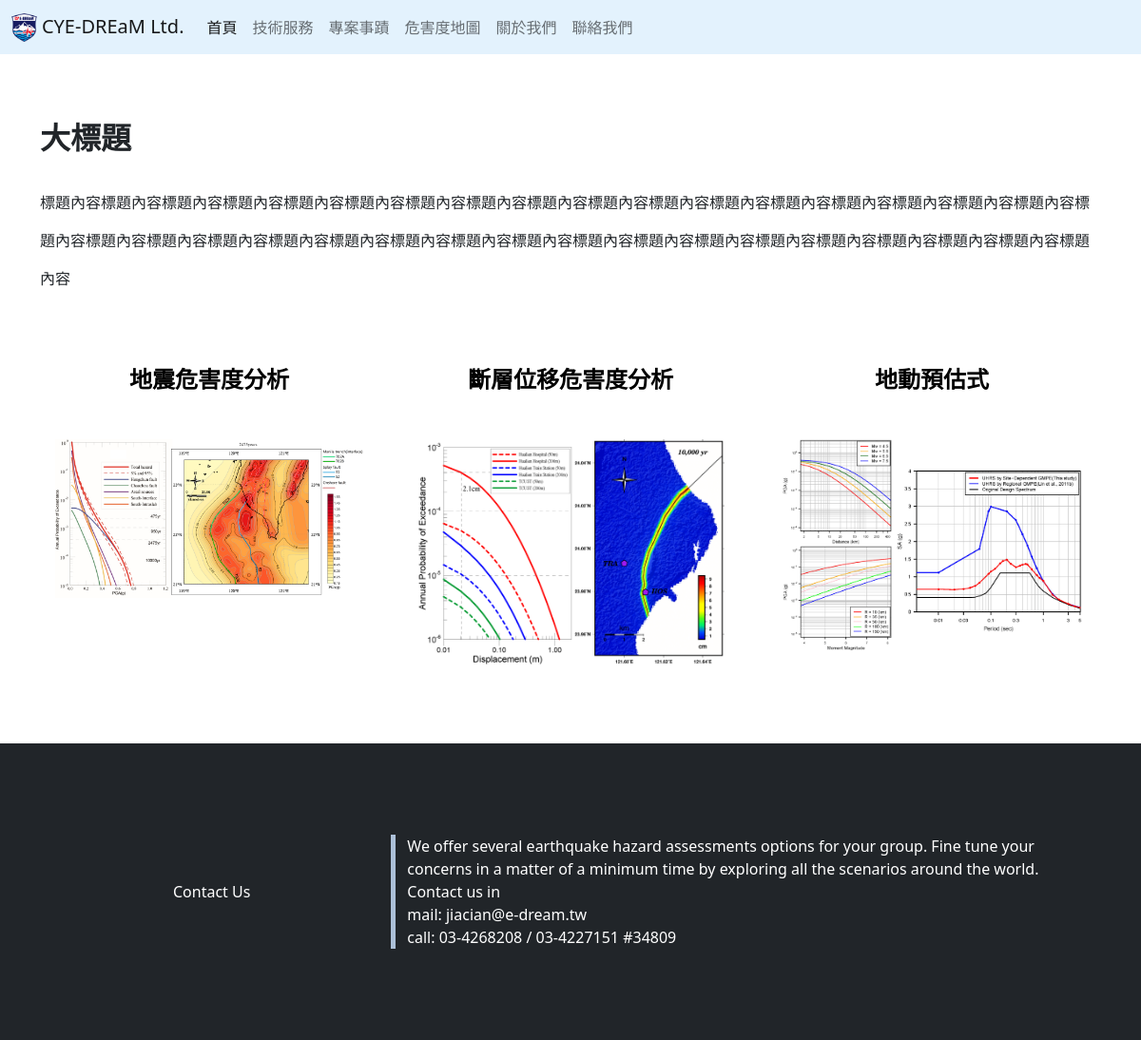
The app's page /, older data.
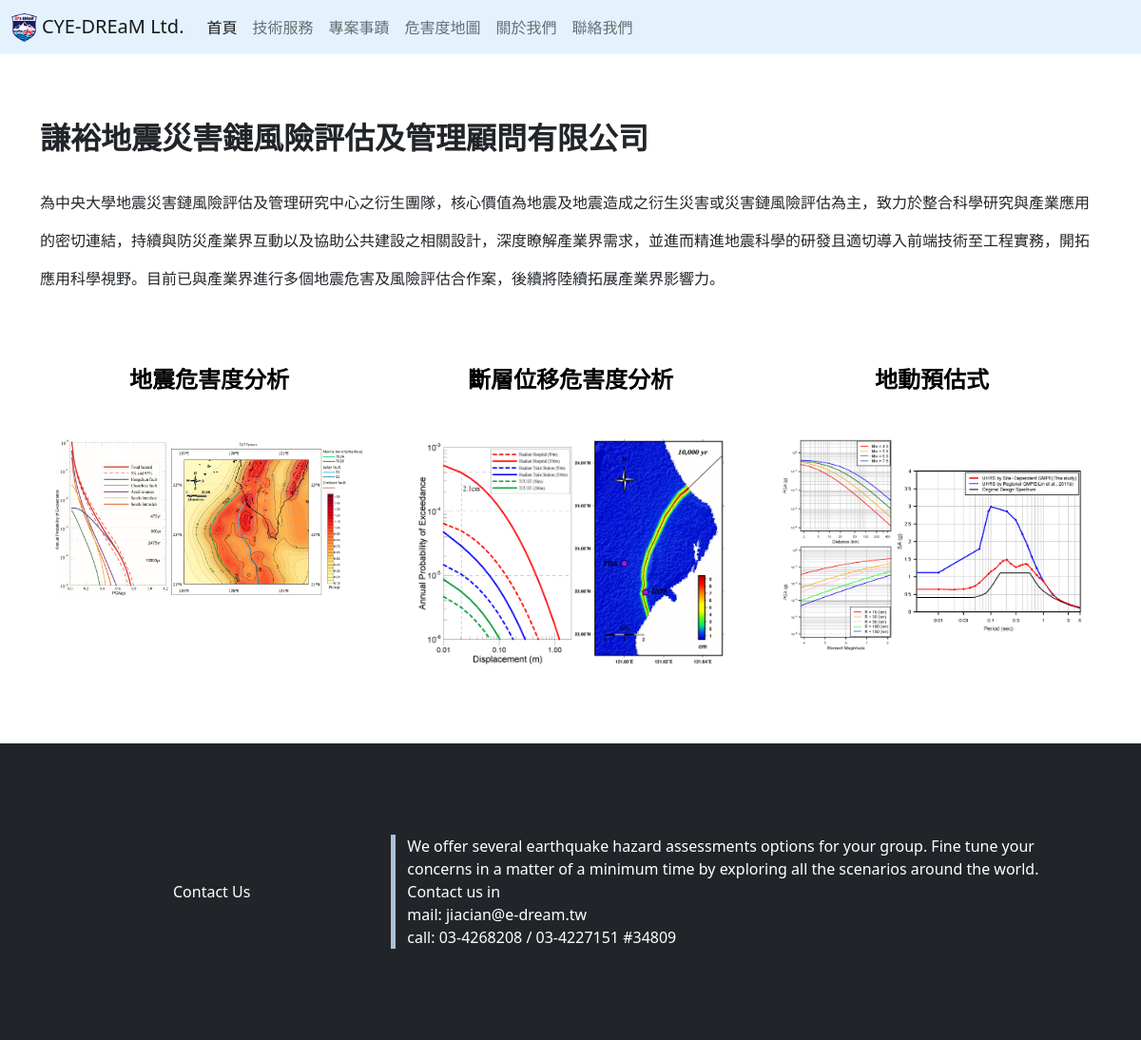
The same page, newer data.
### home/models.py (models this page shows, shortened)
class HomePage(models.Model):
    name = models.CharField('公司名稱', max_length=20)
    logo= models.ImageField("公司logo",storage=OverwriteStorage(),upload_to='',blank=True)
    big_pic_url1 = models.ImageField("圖片1 URL",storage=OverwriteStorage(),upload_to='home_image/',blank=True)
    big_pic_url2 = models.ImageField("圖片2 URL",storage=OverwriteStorage(),upload_to='home_image/',blank=True)
    big_pic_url3 = models.ImageField("圖片3 URL",storage=OverwriteStorage(),upload_to='home_image/',blank=True)
    title = models.CharField('標題', max_length=20)
    title_content=models.TextField('標題內容', max_length=200)
    sub_title1=models.CharField('子標題1', max_length=50,blank=True)
    sub_title2=models.CharField('子標題2', max_length=50,blank=True)
    sub_title3=models.CharField('子標題3', max_length=50,blank=True)
    sub_title4=models.CharField('子標題4', max_length=50,blank=True)
    pic_url1 = models.ImageField("子標題圖片1 URL",storage=OverwriteStorage(),upload_to='home_image/',blank=True)
    pic_url2 = models.ImageField("子標題圖片2 URL",storage=OverwriteStorage(),upload_to='home_image/',blank=True)
    pic_url3 = models.ImageField("子標題圖片3 URL",storage=OverwriteStorage(),upload_to='home_image/',blank=True)
    pic_url4 = models.ImageField("子標題圖片4 URL",storage=OverwriteStorage(),upload_to='home_image/',blank=True)
    bottom_title=models.CharField('底部標題', max_length=20,blank=True)
    bottom_content=models.TextField('底部內容', max_length=300,blank=True)
    bottom_email=models.CharField('底部email', max_length=100,blank=True)
    bottom_phone=models.CharField('底部連絡電話', max_length=50,blank=True)

### home/views.py (the view)
# urls.py: path('', HomePageContentView.as_view()),
class HomePageContentView(ListView):
    model = HomePage
    template_name = 'HomePage.html'
    context_object_name = 'Home_Content'

### templates/HomePage.html (shortened to what the changed rows need)
{% load static %}
<!DOCTYPE html>
<html lang="en">
{% for Content in Home_Content %}
<head>
    <link href="https://cdn.jsdelivr.net/npm/bootstrap@5.0.2/dist/css/bootstrap.min.css" rel="stylesheet"
>
    <link rel="stylesheet" href="{% static 'css/HomePage.css' %}">
</head>
<body>
    <nav class="navbar navbar-expand-lg navbar-light" style='background-color: #e3f2fd;'>
        <div class="container-xxl">
            <a class="navbar-brand" href="">
                <img src="../static/assets/{{ Content.logo }}" alt="" height="30"
                    class="d-inline-block align-text-top">
                {{Content.name}}</a>
            <div class="collapse navbar-collapse" id="navbarSupportedContent">
                <ul class="navbar-nav me-auto mb-2 mb-lg-0">
                    <li class="nav-item">
                        <a class="nav-link active" aria-current="page" href="">首頁</a>
                    </li>
                    <li class="nav-item">
                        <a class="nav-link" href="Service">技術服務</a>
                    </li>
                    <li class="nav-item">
                        <a class="nav-link" href="Experience">專案事蹟</a>
                    </li>
                    <li class="nav-item">
                        <a class="nav-link" href="MapPage">危害度地圖</a>
                    </li>
                    <li class="nav-item">
                        <a class="nav-link" href="AboutUs">關於我們</a>
                    </li>
                    <li class="nav-item">
                        <a class="nav-link" href="Contact">聯絡我們</a>
                    </li>
                </ul>
            </div>
        </div>
    </nav>
    <div class="container">
        <div class="row">
            <div class="col-12 col-md-12">
                <br>
                <br>
                <h1 style="width:100%;font-size:200%;line-height: 2.5;font-weight: bold;">{{ Content.title }}</h1>
                <p style="width:100%;font-size:100%;line-height: 2.5;">{{Content.title_content}}</p>
                <br>
                <br>
                <div class="row">
                    <div class="col-12 col-md-4 text-center">
                        <h4 style="width:100%;font-size:150%;font-weight: bold;"><a class="nav-link" style="color:black;" href="Service#1">{{Content.sub_title1}}</a></h4>
                        <br>
                        <div class="item">
                            <a class="nav-link" href="Service#1"><img src="../static/assets/{{ Content.pic_url1 }}" class="img-fluid"></a>
                        </div>
                        <br>
                    </div>
                    <div class="col-12 col-md-4 text-center">
                        <h4 style="width:100%;font-size:150%;font-weight: bold;"><a class="nav-link" style="color:black;" href="Service#2">{{Content.sub_title2}}</a></h4>
                        <br>
                        <div class="item">
                            <a class="nav-link" href="Service#2"><img src="../static/assets/{{ Content.pic_url2 }}" class="img-fluid"></a>
                        </div>
                        <br>
                    </div>
                    <div class="col-12 col-md-4 text-center">
                        <h4 style="width:100%;font-size:150%;font-weight: bold;"><a class="nav-link" style="color:black;" href="Service#3">{{Content.sub_title3}}</a></h4>
                        <br>
                        <div class="item">
                            <a class="nav-link" href="Service#3"><img src="../static/assets/{{ Content.pic_url3 }}" class="img-fluid"></a>
                        </div>
                        <br>
                    </div>
                </div>
            </div>
        </div>
    </div>
    <footer class="bd-footer py-4 py-md-5 mt-5 bg-dark">
        <div class="container py-4 py-md-5 px-4 px-md-3">
            <div class="row align-items-center">
                <div class="text-center col-4 col-md-4" style="color:white">{{Content.bottom_title}}</div>
                <div class="text-left col-8 col-md-8" id="Contact" style="color:white">
                    {{Content.bottom_content}}<br>
                    mail: {{Content.bottom_email}}<br>
                    call: {{Content.bottom_phone}}
                </div>
            </div>
        </div>
    </footer>
</body>
{% endfor %}
</html>

Row changes from the older to the newer data that the page shows:
changed HomePage "地震危害度分析": title "大標題" → "謙裕地震災害鏈風險評估及管理顧問有限公司"; title_content "標題內容標題內容標題內容標題內容標題內容標題內容標題內容標題內容標題內容標題內容標題內容標題內容標題內容標題內容標題內容標題內容標題內容標題內容標題內容標題內容標題內容標題內容標題內容標題內容標題內容標題內容標題內容標題內容標題內容標題內容標題內容標題內容標題內容標題內容標題內容" → "為中央大學地震災害鏈風險評估及管理研究中心之衍生團隊，核心價值為地震及地震造成之衍生災害或災害鏈風險評估為主，致力於整合科學研究與產業應用的密切連結，持續與防災產業界互動以及協助公共建設之相關設計，深度瞭解產業界需求，並進而精進地震科學的研發且適切導入前端技術至工程實務，開拓應用科學視野。目前已與產業界進行多個地震危害及風險評估合作案，後續將陸續拓展產業界影響力。"
